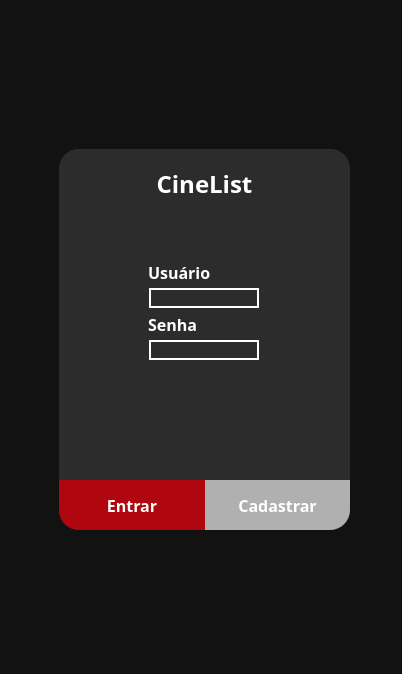
<?xml version="1.0" encoding="UTF-8"?>
<ui version="4.0">
 <class>MainWindow</class>
 <widget class="QMainWindow" name="MainWindow">
  <property name="geometry">
   <rect>
    <x>0</x>
    <y>0</y>
    <width>402</width>
    <height>674</height>
   </rect>
  </property>
  <property name="windowTitle">
   <string>Login</string>
  </property>
  <property name="styleSheet">
   <string notr="true">background-color: #121212;</string>
  </property>
  <widget class="QWidget" name="centralwidget">
   <widget class="QWidget" name="horizontalLayoutWidget">
    <property name="geometry">
     <rect>
      <x>-1</x>
      <y>-1</y>
      <width>411</width>
      <height>681</height>
     </rect>
    </property>
    <layout class="QHBoxLayout" name="horizontalLayout_2">
     <property name="spacing">
      <number>0</number>
     </property>
     <item>
      <spacer name="horizontalSpacer_2">
       <property name="orientation">
        <enum>Qt::Horizontal</enum>
       </property>
       <property name="sizeType">
        <enum>QSizePolicy::Fixed</enum>
       </property>
       <property name="sizeHint" stdset="0">
        <size>
         <width>60</width>
         <height>20</height>
        </size>
       </property>
      </spacer>
     </item>
     <item>
      <layout class="QVBoxLayout" name="verticalLayout_2">
       <property name="spacing">
        <number>0</number>
       </property>
       <property name="rightMargin">
        <number>0</number>
       </property>
       <item>
        <spacer name="verticalSpacer_2">
         <property name="orientation">
          <enum>Qt::Vertical</enum>
         </property>
         <property name="sizeType">
          <enum>QSizePolicy::Fixed</enum>
         </property>
         <property name="sizeHint" stdset="0">
          <size>
           <width>20</width>
           <height>150</height>
          </size>
         </property>
        </spacer>
       </item>
       <item>
        <widget class="QFrame" name="verticalFrame_2">
         <property name="styleSheet">
          <string notr="true">border-radius: 20px;
</string>
         </property>
         <layout class="QVBoxLayout" name="verticalLayout_3">
          <property name="spacing">
           <number>0</number>
          </property>
          <property name="leftMargin">
           <number>0</number>
          </property>
          <property name="topMargin">
           <number>0</number>
          </property>
          <property name="rightMargin">
           <number>0</number>
          </property>
          <property name="bottomMargin">
           <number>0</number>
          </property>
          <item>
           <widget class="QFrame" name="verticalFrame_3">
            <property name="styleSheet">
             <string notr="true">background-color: #2C2C2C;</string>
            </property>
            <layout class="QVBoxLayout" name="verticalLayout_4">
             <property name="spacing">
              <number>0</number>
             </property>
             <property name="leftMargin">
              <number>0</number>
             </property>
             <property name="topMargin">
              <number>0</number>
             </property>
             <property name="rightMargin">
              <number>0</number>
             </property>
             <property name="bottomMargin">
              <number>0</number>
             </property>
             <item>
              <widget class="QLabel" name="label_3">
               <property name="font">
                <font>
                 <family>Malgun Gothic</family>
                 <pointsize>18</pointsize>
                 <weight>75</weight>
                 <bold>true</bold>
                </font>
               </property>
               <property name="styleSheet">
                <string notr="true">color: white;</string>
               </property>
               <property name="text">
                <string>CineList</string>
               </property>
               <property name="alignment">
                <set>Qt::AlignCenter</set>
               </property>
              </widget>
             </item>
             <item>
              <widget class="QLabel" name="label">
               <property name="font">
                <font>
                 <family>Malgun Gothic</family>
                 <pointsize>12</pointsize>
                 <weight>75</weight>
                 <bold>true</bold>
                </font>
               </property>
               <property name="styleSheet">
                <string notr="true">color: rgb(255, 255, 255);
margin-left: 85px;</string>
               </property>
               <property name="text">
                <string>Usuário</string>
               </property>
               <property name="alignment">
                <set>Qt::AlignBottom|Qt::AlignLeading|Qt::AlignLeft</set>
               </property>
              </widget>
             </item>
             <item>
              <widget class="QLineEdit" name="btnUsuario">
               <property name="sizePolicy">
                <sizepolicy hsizetype="Fixed" vsizetype="Fixed">
                 <horstretch>0</horstretch>
                 <verstretch>0</verstretch>
                </sizepolicy>
               </property>
               <property name="styleSheet">
                <string notr="true">border: 2px solid white;
margin-left: 90px;
color: white;</string>
               </property>
               <property name="frame">
                <bool>true</bool>
               </property>
               <property name="alignment">
                <set>Qt::AlignLeading|Qt::AlignLeft|Qt::AlignVCenter</set>
               </property>
               <property name="cursorMoveStyle">
                <enum>Qt::LogicalMoveStyle</enum>
               </property>
              </widget>
             </item>
             <item>
              <layout class="QVBoxLayout" name="verticalLayout_5">
               <property name="spacing">
                <number>0</number>
               </property>
               <item>
                <widget class="QLabel" name="label_2">
                 <property name="font">
                  <font>
                   <family>Malgun Gothic</family>
                   <pointsize>12</pointsize>
                   <weight>75</weight>
                   <bold>true</bold>
                  </font>
                 </property>
                 <property name="styleSheet">
                  <string notr="true">color: rgb(255, 255, 255);
margin-left: 85px;</string>
                 </property>
                 <property name="text">
                  <string>Senha</string>
                 </property>
                 <property name="alignment">
                  <set>Qt::AlignBottom|Qt::AlignLeading|Qt::AlignLeft</set>
                 </property>
                </widget>
               </item>
               <item>
                <widget class="QLineEdit" name="btnSenha">
                 <property name="sizePolicy">
                  <sizepolicy hsizetype="Fixed" vsizetype="Fixed">
                   <horstretch>0</horstretch>
                   <verstretch>0</verstretch>
                  </sizepolicy>
                 </property>
                 <property name="styleSheet">
                  <string notr="true">border: 2px solid white;
margin-left: 90px;
color: white;</string>
                 </property>
                 <property name="echoMode">
                  <enum>QLineEdit::Password</enum>
                 </property>
                 <property name="alignment">
                  <set>Qt::AlignLeading|Qt::AlignLeft|Qt::AlignVCenter</set>
                 </property>
                </widget>
               </item>
               <item>
                <spacer name="verticalSpacer_3">
                 <property name="orientation">
                  <enum>Qt::Vertical</enum>
                 </property>
                 <property name="sizeType">
                  <enum>QSizePolicy::Preferred</enum>
                 </property>
                 <property name="sizeHint" stdset="0">
                  <size>
                   <width>20</width>
                   <height>120</height>
                  </size>
                 </property>
                </spacer>
               </item>
               <item>
                <layout class="QHBoxLayout" name="horizontalLayout_5">
                 <property name="spacing">
                  <number>0</number>
                 </property>
                 <property name="topMargin">
                  <number>0</number>
                 </property>
                 <item>
                  <widget class="QPushButton" name="btnEntrar">
                   <property name="font">
                    <font>
                     <family>Malgun Gothic</family>
                     <pointsize>12</pointsize>
                     <weight>75</weight>
                     <bold>true</bold>
                    </font>
                   </property>
                   <property name="cursor">
                    <cursorShape>PointingHandCursor</cursorShape>
                   </property>
                   <property name="styleSheet">
                    <string notr="true">QPushButton:hover {
	background-color: #FF5C5C;
}

QPushButton{
	border-top-left-radius: 0px;
	border-top-right-radius: 0px;
	border-bottom-left-radius: 20px;
	border-bottom-right-radius: 0px;
	height: 50px;
	background-color: #B0060F;
	color: white;
}</string>
                   </property>
                   <property name="text">
                    <string>Entrar</string>
                   </property>
                   <property name="flat">
                    <bool>true</bool>
                   </property>
                  </widget>
                 </item>
                 <item>
                  <widget class="QPushButton" name="btnCadastrar">
                   <property name="font">
                    <font>
                     <family>Malgun Gothic</family>
                     <pointsize>12</pointsize>
                     <weight>75</weight>
                     <bold>true</bold>
                    </font>
                   </property>
                   <property name="cursor">
                    <cursorShape>PointingHandCursor</cursorShape>
                   </property>
                   <property name="styleSheet">
                    <string notr="true">QPushButton {
	border-top-left-radius: 0px;
	border-top-right-radius: 0px;
	border-bottom-left-radius: 0px;
	border-bottom-right-radius: 20px;
	height: 50px;
	background-color: #B0B0B0;
	color: white;
}

QPushButton:hover {
	background-color: rgb(121, 121, 121);
}</string>
                   </property>
                   <property name="text">
                    <string>Cadastrar</string>
                   </property>
                   <property name="flat">
                    <bool>true</bool>
                   </property>
                  </widget>
                 </item>
                </layout>
               </item>
              </layout>
             </item>
            </layout>
           </widget>
          </item>
         </layout>
        </widget>
       </item>
       <item>
        <spacer name="verticalSpacer">
         <property name="orientation">
          <enum>Qt::Vertical</enum>
         </property>
         <property name="sizeType">
          <enum>QSizePolicy::Fixed</enum>
         </property>
         <property name="sizeHint" stdset="0">
          <size>
           <width>20</width>
           <height>150</height>
          </size>
         </property>
        </spacer>
       </item>
      </layout>
     </item>
     <item>
      <spacer name="horizontalSpacer">
       <property name="orientation">
        <enum>Qt::Horizontal</enum>
       </property>
       <property name="sizeType">
        <enum>QSizePolicy::Fixed</enum>
       </property>
       <property name="sizeHint" stdset="0">
        <size>
         <width>60</width>
         <height>20</height>
        </size>
       </property>
      </spacer>
     </item>
    </layout>
   </widget>
  </widget>
 </widget>
 <resources/>
 <connections/>
</ui>
